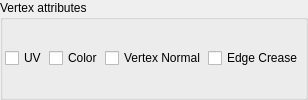
                  <widget class="QGroupBox" name="pointAttrib_gb">
                   <property name="toolTip">
                    <string>Vertex Atributes</string>
                   </property>
                   <property name="title">
                    <string>Vertex attributes</string>
                   </property>
                   <layout class="QVBoxLayout" name="verticalLayout_13">
                    <property name="spacing">
                     <number>2</number>
                    </property>
                    <property name="margin">
                     <number>2</number>
                    </property>
                    <item>
                     <layout class="QHBoxLayout" name="horizontalLayout_13" stretch="0,0,0,1">
                      <item>
                       <widget class="QCheckBox" name="exportUv_cb">
                        <property name="toolTip">
                         <string>&lt;!DOCTYPE HTML PUBLIC &quot;-//W3C//DTD HTML 4.0//EN&quot; &quot;http://www.w3.org/TR/REC-html40/strict.dtd&quot;&gt;
&lt;html&gt;&lt;head&gt;&lt;meta name=&quot;qrichtext&quot; content=&quot;1&quot; /&gt;&lt;style type=&quot;text/css&quot;&gt;
p, li { white-space: pre-wrap; }
&lt;/style&gt;&lt;/head&gt;&lt;body style=&quot; font-family:'MS Shell Dlg 2'; font-size:8.25pt; font-weight:400; font-style:normal;&quot;&gt;
&lt;p style=&quot; margin-top:0px; margin-bottom:0px; margin-left:0px; margin-right:0px; -qt-block-indent:0; text-indent:0px;&quot;&gt;&lt;span style=&quot; font-size:8pt;&quot;&gt;Export uv as vertex attribute.&lt;/span&gt;&lt;/p&gt;
&lt;p style=&quot; margin-top:0px; margin-bottom:0px; margin-left:0px; margin-right:0px; -qt-block-indent:0; text-indent:0px;&quot;&gt;&lt;span style=&quot; font-size:8pt;&quot;&gt;attrib: &lt;/span&gt;&lt;span style=&quot; font-size:8pt; font-weight:600;&quot;&gt;uv&lt;/span&gt;&lt;/p&gt;
&lt;p style=&quot; margin-top:0px; margin-bottom:0px; margin-left:0px; margin-right:0px; -qt-block-indent:0; text-indent:0px;&quot;&gt;&lt;span style=&quot; font-size:8pt;&quot;&gt;type: vector3&lt;/span&gt;&lt;/p&gt;
&lt;p style=&quot; margin-top:0px; margin-bottom:0px; margin-left:0px; margin-right:0px; -qt-block-indent:0; text-indent:0px;&quot;&gt;&lt;span style=&quot; font-size:8pt;&quot;&gt;(RMB to select the method of naming)&lt;/span&gt;&lt;/p&gt;&lt;/body&gt;&lt;/html&gt;</string>
                        </property>
                        <property name="text">
                         <string>UV</string>
                        </property>
                        <property name="checked">
                         <bool>false</bool>
                        </property>
                       </widget>
                      </item>
                      <item>
                       <widget class="QCheckBox" name="exportVertexColor_cb">
                        <property name="toolTip">
                         <string>&lt;!DOCTYPE HTML PUBLIC &quot;-//W3C//DTD HTML 4.0//EN&quot; &quot;http://www.w3.org/TR/REC-html40/strict.dtd&quot;&gt;
&lt;html&gt;&lt;head&gt;&lt;meta name=&quot;qrichtext&quot; content=&quot;1&quot; /&gt;&lt;style type=&quot;text/css&quot;&gt;
p, li { white-space: pre-wrap; }
&lt;/style&gt;&lt;/head&gt;&lt;body style=&quot; font-family:'MS Shell Dlg 2'; font-size:8.25pt; font-weight:400; font-style:normal;&quot;&gt;
&lt;p style=&quot; margin-top:0px; margin-bottom:0px; margin-left:0px; margin-right:0px; -qt-block-indent:0; text-indent:0px;&quot;&gt;&lt;span style=&quot; font-size:8pt;&quot;&gt;Export vertex color as vertex attribute.&lt;/span&gt;&lt;/p&gt;
&lt;p style=&quot; margin-top:0px; margin-bottom:0px; margin-left:0px; margin-right:0px; -qt-block-indent:0; text-indent:0px;&quot;&gt;&lt;span style=&quot; font-size:8pt;&quot;&gt;attrib: &lt;/span&gt;&lt;span style=&quot; font-size:8pt; font-weight:600;&quot;&gt;Cd&lt;/span&gt;&lt;/p&gt;
&lt;p style=&quot; margin-top:0px; margin-bottom:0px; margin-left:0px; margin-right:0px; -qt-block-indent:0; text-indent:0px;&quot;&gt;&lt;span style=&quot; font-size:8pt;&quot;&gt;type: vector3&lt;/span&gt;&lt;/p&gt;
&lt;p style=&quot; margin-top:0px; margin-bottom:0px; margin-left:0px; margin-right:0px; -qt-block-indent:0; text-indent:0px;&quot;&gt;&lt;span style=&quot; font-size:8pt;&quot;&gt;(RMB to select the method of naming)&lt;/span&gt;&lt;/p&gt;&lt;/body&gt;&lt;/html&gt;</string>
                        </property>
                        <property name="text">
                         <string>Color</string>
                        </property>
                       </widget>
                      </item>
                      <item>
                       <widget class="QCheckBox" name="exportVerNorm_cb">
                        <property name="toolTip">
                         <string>&lt;!DOCTYPE HTML PUBLIC &quot;-//W3C//DTD HTML 4.0//EN&quot; &quot;http://www.w3.org/TR/REC-html40/strict.dtd&quot;&gt;
&lt;html&gt;&lt;head&gt;&lt;meta name=&quot;qrichtext&quot; content=&quot;1&quot; /&gt;&lt;style type=&quot;text/css&quot;&gt;
p, li { white-space: pre-wrap; }
&lt;/style&gt;&lt;/head&gt;&lt;body style=&quot; font-family:'MS Shell Dlg 2'; font-size:8.25pt; font-weight:400; font-style:normal;&quot;&gt;
&lt;p style=&quot; margin-top:0px; margin-bottom:0px; margin-left:0px; margin-right:0px; -qt-block-indent:0; text-indent:0px;&quot;&gt;&lt;span style=&quot; font-size:8pt;&quot;&gt;Export normals as vertex attribute (hard-soft edges).&lt;/span&gt;&lt;/p&gt;
&lt;p style=&quot; margin-top:0px; margin-bottom:0px; margin-left:0px; margin-right:0px; -qt-block-indent:0; text-indent:0px;&quot;&gt;&lt;span style=&quot; font-size:8pt;&quot;&gt;attrib: &lt;/span&gt;&lt;span style=&quot; font-size:8pt; font-weight:600;&quot;&gt;N&lt;/span&gt;&lt;/p&gt;
&lt;p style=&quot; margin-top:0px; margin-bottom:0px; margin-left:0px; margin-right:0px; -qt-block-indent:0; text-indent:0px;&quot;&gt;&lt;span style=&quot; font-size:8pt;&quot;&gt;type: vector3&lt;/span&gt;&lt;/p&gt;&lt;/body&gt;&lt;/html&gt;</string>
                        </property>
                        <property name="text">
                         <string>Vertex Normal</string>
                        </property>
                        <property name="checked">
                         <bool>false</bool>
                        </property>
                       </widget>
                      </item>
                      <item>
                       <widget class="QCheckBox" name="exportCrease_cb">
                        <property name="toolTip">
                         <string>&lt;!DOCTYPE HTML PUBLIC &quot;-//W3C//DTD HTML 4.0//EN&quot; &quot;http://www.w3.org/TR/REC-html40/strict.dtd&quot;&gt;
&lt;html&gt;&lt;head&gt;&lt;meta name=&quot;qrichtext&quot; content=&quot;1&quot; /&gt;&lt;style type=&quot;text/css&quot;&gt;
p, li { white-space: pre-wrap; }
&lt;/style&gt;&lt;/head&gt;&lt;body style=&quot; font-family:'MS Shell Dlg 2'; font-size:8.25pt; font-weight:400; font-style:normal;&quot;&gt;
&lt;p style=&quot; margin-top:0px; margin-bottom:0px; margin-left:0px; margin-right:0px; -qt-block-indent:0; text-indent:0px;&quot;&gt;&lt;span style=&quot; font-size:8pt;&quot;&gt;Export edge crease as vertex attribute.&lt;/span&gt;&lt;/p&gt;
&lt;p style=&quot; margin-top:0px; margin-bottom:0px; margin-left:0px; margin-right:0px; -qt-block-indent:0; text-indent:0px;&quot;&gt;&lt;span style=&quot; font-size:8pt;&quot;&gt;attrib: &lt;/span&gt;&lt;span style=&quot; font-size:8pt; font-weight:600;&quot;&gt;creaseweight&lt;/span&gt;&lt;/p&gt;
&lt;p style=&quot; margin-top:0px; margin-bottom:0px; margin-left:0px; margin-right:0px; -qt-block-indent:0; text-indent:0px;&quot;&gt;&lt;span style=&quot; font-size:8pt;&quot;&gt;type: float&lt;/span&gt;&lt;/p&gt;&lt;/body&gt;&lt;/html&gt;</string>
                        </property>
                        <property name="text">
                         <string>Edge Crease</string>
                        </property>
                       </widget>
                      </item>
                     </layout>
                    </item>
                   </layout>
                  </widget>
